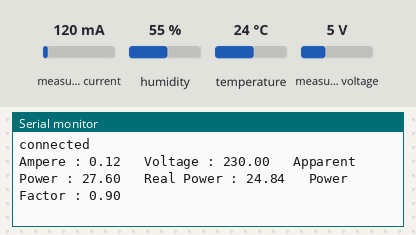
This sketch was run on a simulated Arduino Uno, built with avr-gcc and run on an emulated ATmega328P. Shown: the last lines printed to the serial monitor. The test bench sets the inputs (shaded band); at power-on: measured current 120 mA, temperature 24 °C, measured voltage 5 V, humidity 55 %. WiFi joins after 1.5 s; servers stay silent unless stated.

Above: at 3.3 s.
3.4 s: measured current set to 40 mA
At 4.3 s:
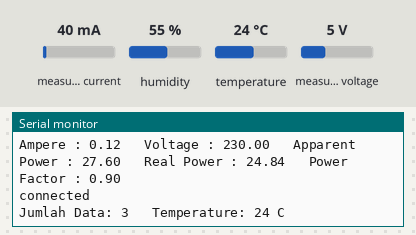
4.9 s: temperature set to 12 °C
At 5.17 s:
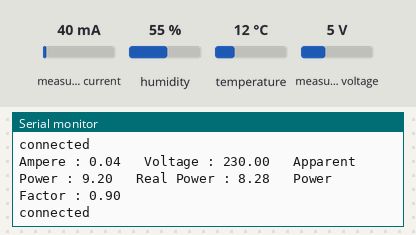
6.4 s: measured voltage set to 0.3 V
At 7.25 s:
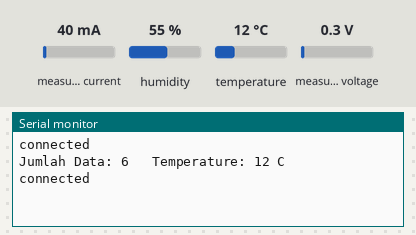
7.9 s: measured current set to 500 mA
At 9.1 s:
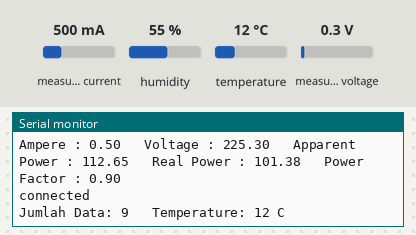
9.4 s: temperature set to 19 °C
At 9.76 s:
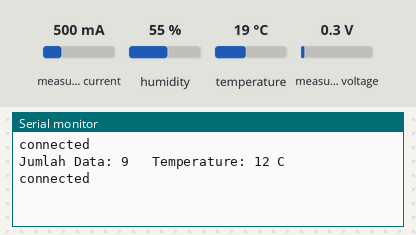
10.9 s: measured voltage set to 3.8 V
At 11.4 s:
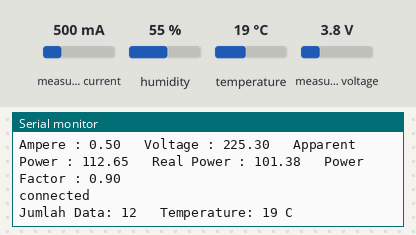
Timing chart, 0 to 13.4 s (numbered marks = the images above; inputs shaded):
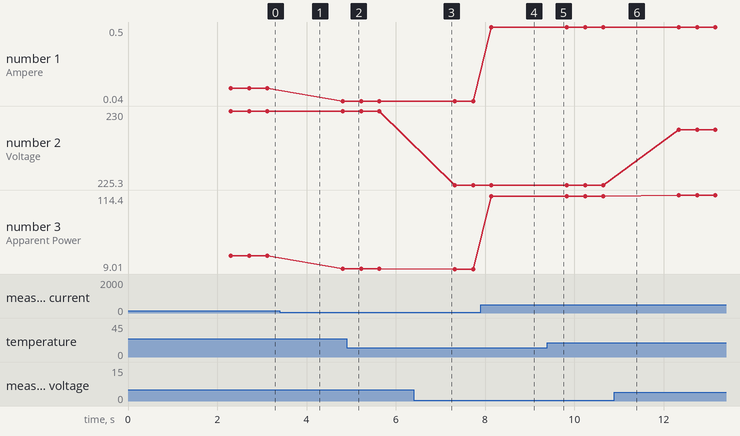

Measured:
- after the input at 7.9 s, the serial monitor: prints a new line after 0.24 s (image 4)
- plotted number 1: 0.12 → 0.04 after the input at 3.4 s, 0.04 → 0.5 after the input at 7.9 s
- plotted number 2: 230 → 225.3 after the input at 6.4 s, 225.3 → 228.8 after the input at 10.9 s
- plotted number 3: 27.6 → 9.2 after the input at 3.4 s, 9.2 → 9.01 after the input at 6.4 s, 9.01 → 112.65 after the input at 7.9 s, 112.65 → 114.4 after the input at 10.9 s

The sketch:

Monitoring_PLTMH.ino
```cpp
#include <Adafruit_Sensor.h>
#include <SPI.h>
#include <string.h>
#include <Ethernet.h>
#include <EmonLib.h>
#include <DHT.h>
#include <DHT_U.h>

#define DHTPIN 2
#define DHTTYPE DHT11
DHT dht(DHTPIN, DHTTYPE);

int count;

//deklarasi variabel Power Meter
EnergyMonitor emonR, emonS, emonT;
float WattPhaseRPLTMH=0, VoltagePhaseRPLTMH=0, AmperePhaseRPLTMH=0, CosphiPhaseRPLTMH=0, WAPhaseRPLTMH=0;
float WattPhaseSPLTMH=0, VoltagePhaseSPLTMH=0, AmperePhaseSPLTMH=0, CosphiPhaseSPLTMH=0, WAPhaseSPLTMH=0;
float WattPhaseTPLTMH=0, VoltagePhaseTPLTMH=0, AmperePhaseTPLTMH=0, CosphiPhaseTPLTMH=0, WAPhaseTPLTMH=0;
int tempsuhu=0;

//deklarasi variabel Ethernet Shield
byte mac[] = {0xDE, 0xAD, 0xBE, 0xEF, 0xFE, 0xED};
char server[] = "www.ummenergy.com"; //Domain Website
char buffer[256];
EthernetClient client;

void setup(){
  Serial.begin(115200);

  Serial.println("DHTxx test!");
  dht.begin();

  //Konfigurasi untuk emon phase R
  emonR.voltage(5, 3800.46, 1.7);  // Voltage: input pin, calibration, phase_shift
  emonR.current(1, 31.1);       // Current: input pin, calibration.

  //Konfigurasi untuk emon phase S
  emonS.voltage(5, 3800.46, 1.7);  // Voltage: input pin, calibration, phase_shift
  emonS.current(1, 31.1);       // Current: input pin, calibration.

  //Konfigurasi untuk emon phase T
  emonT.voltage(5, 3800.46, 1.7);  // Voltage: input pin, calibration, phase_shift
  emonT.current(1, 31.1);       // Current: input pin, calibration.

  //Memulai Konfigurasi DHCP
  if (Ethernet.begin(mac) == 0) {
    Serial.println("Failed to configure Ethernet using DHCP");
    //while(true);
    Ethernet.begin(mac);
  }
  delay(100);
  Serial.println(Ethernet.localIP());
  Serial.println("connecting...");
  delay(500);
}

void loop(){
  BacaDataPMPhaseR();
  SendDataWebPLTMHPhaseR();
  BacaDataPMPhaseS();
  SendDataWebPLTMHPhaseS();
  BacaDataPMPhaseT();
  SendDataWebPLTMHPhaseT();
  suhu();
  SendSuhu();
  delay(50);  // Delay Pengiriman Data ke Web Server
}

void BacaDataPMPhaseR(){
  emonR.calcVI(20,2000);                // Calculate all. No.of wavelengths, time-out
  double Irms = emonR.Irms;   // Calculate Irms only
  float  Vrms   = emonR.Vrms;             //extract Vrms into Variable
  float VA = Vrms * Irms;
  float Watt = Vrms * Irms * 0.9; //nilai 0.9 didapat dari Cosinus 0.8 karena Power Faktor dari PLTMH adalah 0.8
  float PF = Watt/VA;

  WattPhaseRPLTMH=Watt;
  VoltagePhaseRPLTMH=Vrms;
  AmperePhaseRPLTMH=Irms;
  CosphiPhaseRPLTMH=PF;
  WAPhaseRPLTMH=VA;

  Serial.print("Ampere : ");
  Serial.print(Irms);		       // Irms
  Serial.print("   ");
  Serial.print("Voltage : ");
  Serial.print(Vrms);		       // Vrms
  Serial.print("   ");
  Serial.print("Apparent Power : ");
  Serial.print(VA);		       // Apparent Power
  Serial.print("   ");
  Serial.print("Real Power : ");
  Serial.print(Watt);		       // Real Power
  Serial.print("   ");
  Serial.print("Power Factor : ");
  Serial.print(PF);		       // Power Factor
  Serial.println("   ");
}

void SendDataWebPLTMHPhaseR(){
  if (client.connect(server, 80)) {
     Serial.println("connected");
     client.print("GET /sensing/_sensing-get-pltmh-r.php?");
     client.print("watt=");
     client.print(WattPhaseRPLTMH);
     client.print("&&");
     client.print("voltampere=");
     client.print(WAPhaseRPLTMH);
     client.print("&&");
     client.print("cosphi=");
     client.print(CosphiPhaseRPLTMH);
     client.print("&&");
     client.print("volt=");
     client.print(VoltagePhaseRPLTMH);
     client.print("&&");
     client.print("ampere=");
     client.print(AmperePhaseRPLTMH);
     client.println(" HTTP/1.1");
     client.println("Host: www.ummenergy.com");
     client.println( "Content-Type: application/x-www-form-urlencoded" );
     client.println("Connection: close");
     client.println();
     count++;
     client.stop();
   }else {
     Serial.println("Koneksi Gagal");
   }
}

void BacaDataPMPhaseS(){
  emonS.calcVI(20,2000);                // Calculate all. No.of wavelengths, time-out
  double Irms = emonS.Irms;   // Calculate Irms only
  float  Vrms   = emonS.Vrms;             //extract Vrms into Variable
  float VA = Vrms * Irms;
  float Watt = Vrms * Irms * 0.9; //nilai 0.9 didapat dari Cosinus 0.8 karena Power Faktor dari PLTMH adalah 0.8
  float PF = Watt/VA;

  WattPhaseSPLTMH=Watt;
  VoltagePhaseSPLTMH=Vrms;
  AmperePhaseSPLTMH=Irms;
  CosphiPhaseSPLTMH=PF;
  WAPhaseSPLTMH=VA;

  Serial.print("Ampere : ");
  Serial.print(Irms);          // Irms
  Serial.print("   ");
  Serial.print("Voltage : ");
  Serial.print(Vrms);          // Vrms
  Serial.print("   ");
  Serial.print("Apparent Power : ");
  Serial.print(VA);          // Apparent Power
  Serial.print("   ");
  Serial.print("Real Power : ");
  Serial.print(Watt);          // Real Power
  Serial.print("   ");
  Serial.print("Power Factor : ");
  Serial.print(PF);          // Power Factor
  Serial.println("   ");
}

void SendDataWebPLTMHPhaseS(){
  if (client.connect(server, 80)) {
     Serial.println("connected");
     client.print("GET /sensing/_sensing-get-pltmh-s.php?");
     client.print("watt=");
     client.print(WattPhaseSPLTMH);
     client.print("&&");
     client.print("voltampere=");
     client.print(WAPhaseSPLTMH);
     client.print("&&");
     client.print("cosphi=");
     client.print(CosphiPhaseSPLTMH);
     client.print("&&");
     client.print("volt=");
     client.print(VoltagePhaseSPLTMH);
     client.print("&&");
     client.print("ampere=");
     client.print(AmperePhaseSPLTMH);
     client.println(" HTTP/1.1");
     client.println("Host: www.ummenergy.com");
     client.println( "Content-Type: application/x-www-form-urlencoded" );
     client.println("Connection: close");
     client.println();
     count++;
     client.stop();
   }else {
     Serial.println("Koneksi Gagal");
   }
}

void BacaDataPMPhaseT(){
  emonT.calcVI(20,2000);                // Calculate all. No.of wavelengths, time-out
  double Irms = emonT.Irms;   // Calculate Irms only
  float  Vrms   = emonT.Vrms;             //extract Vrms into Variable
  float VA = Vrms * Irms;
  float Watt = Vrms * Irms * 0.9; //nilai 0.9 didapat dari Cosinus 0.8 karena Power Faktor dari PLTMH adalah 0.8
  float PF = Watt/VA;

  WattPhaseTPLTMH=Watt;
  VoltagePhaseTPLTMH=Vrms;
  AmperePhaseTPLTMH=Irms;
  CosphiPhaseTPLTMH=PF;
  WAPhaseTPLTMH=VA;

  Serial.print("Ampere : ");
  Serial.print(Irms);          // Irms
  Serial.print("   ");
  Serial.print("Voltage : ");
  Serial.print(Vrms);          // Vrms
  Serial.print("   ");
  Serial.print("Apparent Power : ");
  Serial.print(VA);          // Apparent Power
  Serial.print("   ");
  Serial.print("Real Power : ");
  Serial.print(Watt);          // Real Power
  Serial.print("   ");
  Serial.print("Power Factor : ");
  Serial.print(PF);          // Power Factor
  Serial.println("   ");
}

void SendDataWebPLTMHPhaseT(){
  if (client.connect(server, 80)) {
     Serial.println("connected");
     client.print("GET /sensing/_sensing-get-pltmh-t.php?");
     client.print("watt=");
     client.print(WattPhaseTPLTMH);
     client.print("&&");
     client.print("voltampere=");
     client.print(WAPhaseTPLTMH);
     client.print("&&");
     client.print("cosphi=");
     client.print(CosphiPhaseTPLTMH);
     client.print("&&");
     client.print("volt=");
     client.print(VoltagePhaseTPLTMH);
     client.print("&&");
     client.print("ampere=");
     client.print(AmperePhaseTPLTMH);
     client.println(" HTTP/1.1");
     client.println("Host: www.ummenergy.com");
     client.println( "Content-Type: application/x-www-form-urlencoded" );
     client.println("Connection: close");
     client.println();
     count++;
     client.stop();
   }else {
     Serial.println("Koneksi Gagal");
   }
}

void suhu(){
  int h = dht.readHumidity();
  int t = dht.readTemperature();
  tempsuhu = t;
  if (isnan(t) || isnan(h)) {
    Serial.println("Failed to read from DHT");
  } else {
    Serial.print("Jumlah Data: ");
    Serial.print(count);
    Serial.print(" \t");
    Serial.print("Temperature: ");
    Serial.print(t);
    Serial.println(" C");
    delay(1000);
  }
}

 void SendSuhu(){
  if (client.connect(server, 80)) {
     Serial.println("connected");
     client.print("GET /sensing/_sensing-get-temp.php?");
     client.print("temp=");
     client.print(tempsuhu);
     client.println(" HTTP/1.1");
     client.println("Host: www.ummenergy.com");
     client.println( "Content-Type: application/x-www-form-urlencoded" );
     client.println("Connection: close");
     client.println();
     client.stop();
   }else {
     Serial.println("Koneksi Gagal");
   }
}
```
